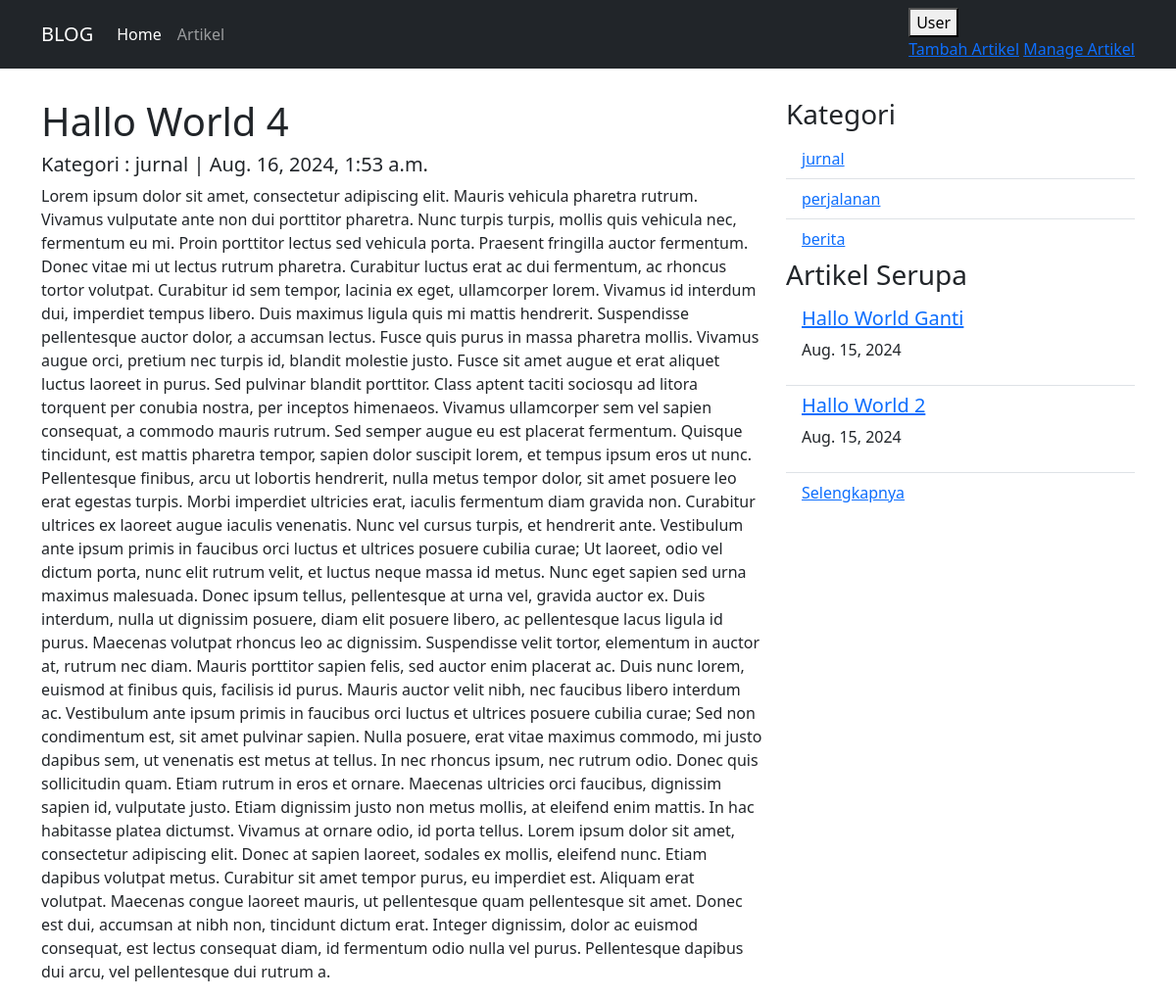
The page /artikel/detail/hallo-world-4 on the database its author committed.
### artikel/models.py (models this page shows, shortened)
class Artikel(models.Model):
    judul            = models.CharField(max_length=255)
    isi              = models.TextField()
    kategori         = models.CharField(max_length=255)
    published        = models.DateTimeField(auto_now_add=True)
    updated          = models.DateTimeField(auto_now=True)
    slug             = models.SlugField(blank=True, editable=False)

### artikel/views.py (the view)
# urls.py: re_path(r'^detail/(?P<slug>[\w-]+)$', ArtikelDetailView.as_view(), name='detail'),
class ArtikelDetailView(DetailView):
    model = Artikel
    template_name = "artikel/artikel_detail.html"
    context_object_name = 'artikel'
    def get_context_data(self, *args, **kwargs):
        kategori_list = self.model.objects.values_list('kategori', flat=True).distinct()
        self.kwargs.update({'kategori_list': kategori_list})
        artikel_serupa = self.model.objects.filter(kategori=self.object.kategori).exclude(id=self.object.id)
        self.kwargs.update({'artikel_serupa': artikel_serupa})
        kwargs = self.kwargs
        return super().get_context_data(*args,**kwargs)

### artikel/templates/artikel/artikel_detail.html (shortened to what this page needs)
{% extends "base.html" %}
{% block contents %}
<div class="row">
    <div class="col-md-8">
        <h1>{{artikel.judul}}</h1>
        <h5>Kategori : {{artikel.kategori}} | {{artikel.published}}</h5>
        <p>{{artikel.isi}}</p>
    </div>
    <div class="col-sm" >
        <h3>Kategori</h3>
        <ul class="list-group list-group-flush">
            {% for kategori in kategori_list %}
                <li class="list-group-item">
                    <a href="{% url 'artikel:category' kategori 1 %}" >{{kategori}}</a>
                </li>
            {% endfor %}
        </ul>
        <h3>Artikel Serupa</h3>
        <ul class="list-group list-group-flush">
            {% for artikel in artikel_serupa %}
                {%if forloop.counter is not 3%}
                    <li class="list-group-item">
                        <h5>
                            <a href="{% url 'artikel:detail' artikel.slug %}" >{{artikel.judul}}</a>
                        </h5>
                        <p>{{artikel.published|date}}</p>
                    </li>
                {% endif %}
            {% endfor %}
            <li class="list-group-item">
                <a href="{% url 'artikel:category' artikel.kategori 1 %}" >Selengkapnya</a>
            </li>
        </ul>
    </div>
</div>
{% endblock contents %}

### rows shown on the page
Artikel: judul "Hallo World 4", kategori "jurnal", published "Aug. 16, 2024, 1:53 a.m.", isi "Lorem ipsum dolor sit amet, consectetur adipiscing elit. Mauris vehicula pharetra rutrum. Vivamus vulputate ante non dui porttitor pharetra. Nunc turpis turpis, mollis quis vehicula nec, fermentum eu mi. Proin porttitor lectus sed vehicula porta. Praesent fringilla auctor fermentum. Donec vitae mi ut lectus rutrum pharetra. Curabitur luctus erat ac dui fermentum, ac rhoncus tortor volutpat. Curabitur id sem tempor, lacinia ex eget, ullamcorper lorem. Vivamus id interdum dui, imperdiet tempus libero. Duis maximus ligula quis mi mattis hendrerit. Suspendisse pellentesque auctor dolor, a accumsan lectus. Fusce quis purus in massa pharetra mollis. Vivamus augue orci, pretium nec turpis id,…"
Artikel: judul "Hallo World Ganti", published "Aug. 15, 2024"
Artikel: judul "Hallo World 2", published "Aug. 15, 2024"

### other values the page prints
{{ kategori }} "jurnal" "perjalanan" "berita"
